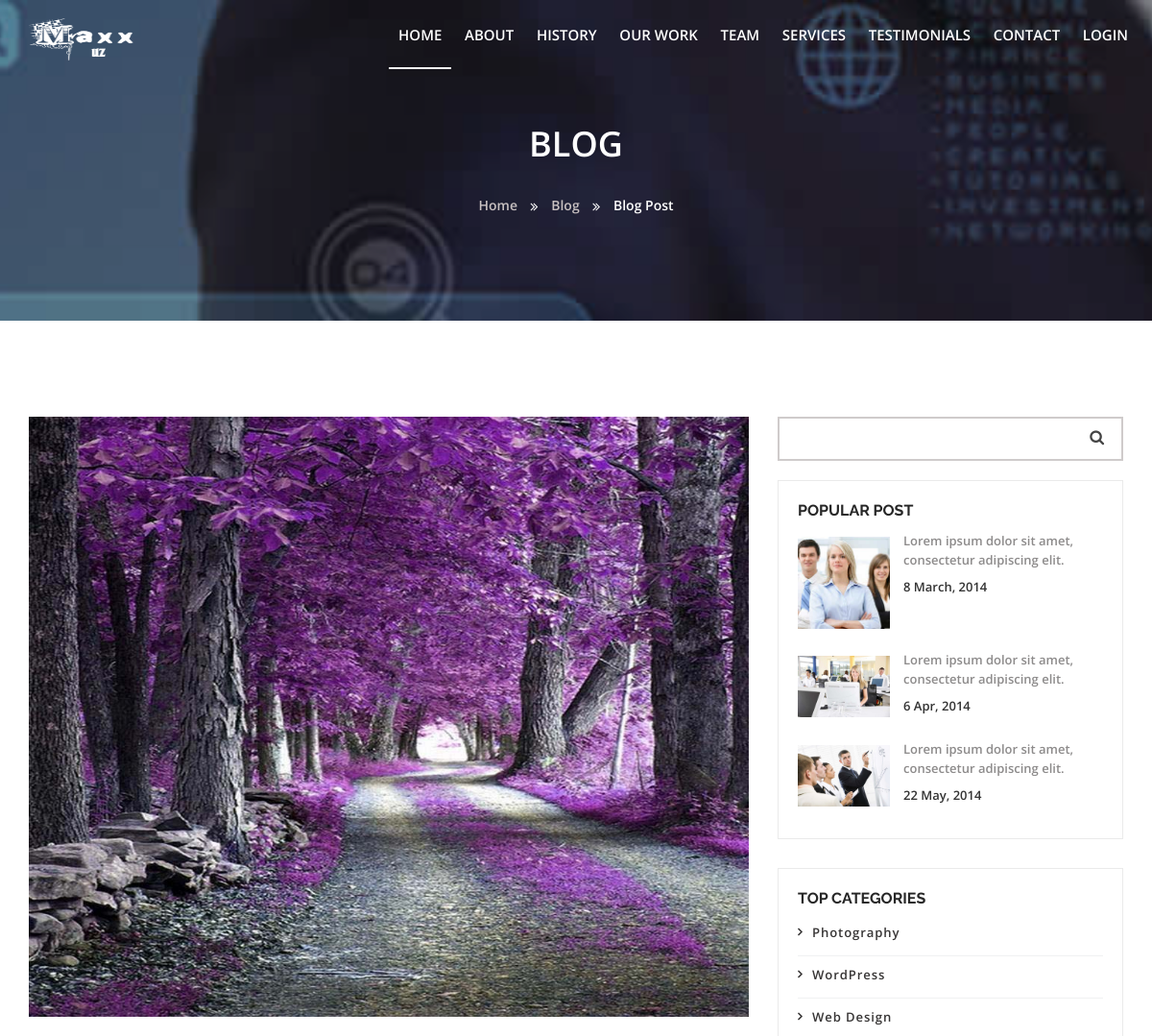
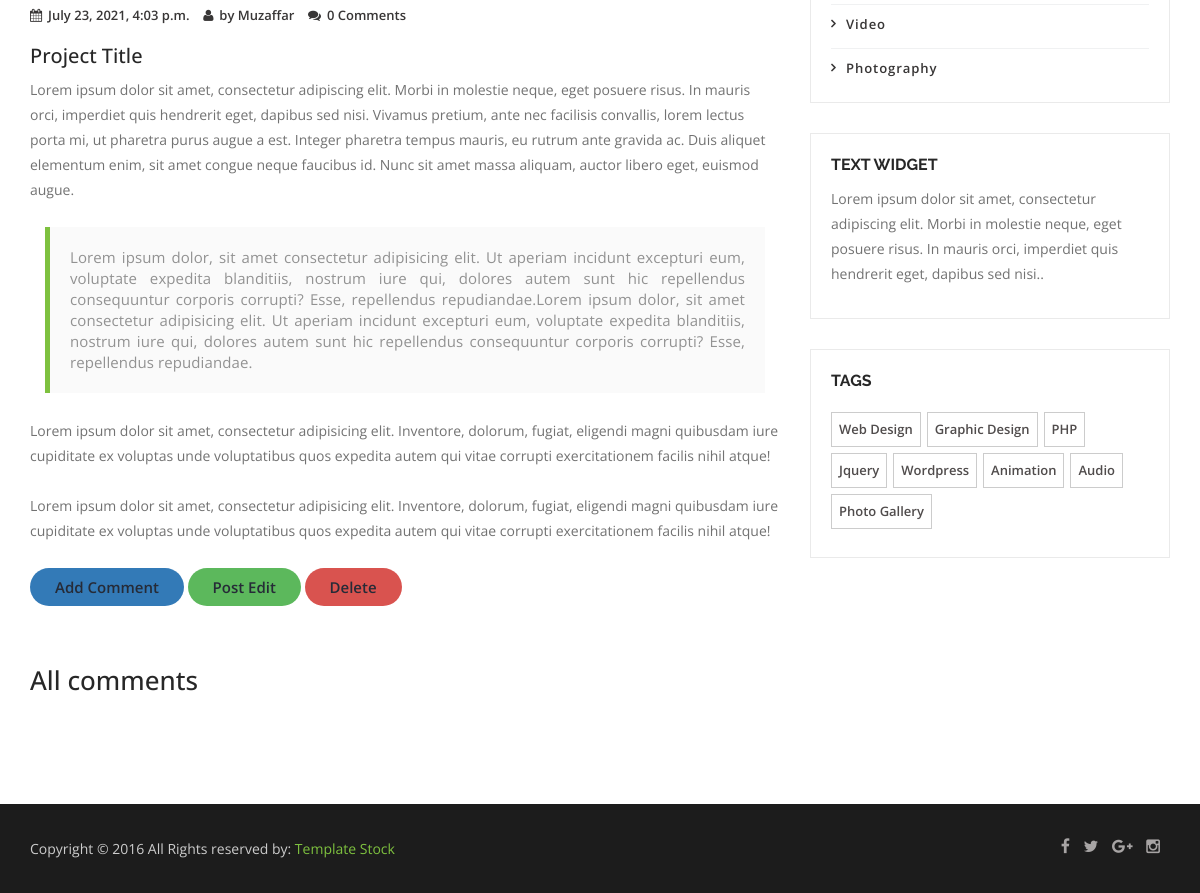
The app's page /my_site/post/2/ with its own data (2 pictures, top to bottom).
### my_app/models.py (models this page shows, shortened)
class PostToProject(models.Model):
    author=models.ForeignKey('auth.User',on_delete=models.CASCADE)
    author_img=models.ImageField(upload_to='author/',blank=True,null=True,default='author/img3.jpg')
    title=models.CharField(max_length=254)
    text=models.TextField()
    created_date=models.DateTimeField(default=timezone.now)
    published_date=models.DateTimeField(blank=True,null=True)

### my_app/views.py (the view)
# urls.py: re_path(r'^post/(?P<pk>\d+)/$',views.PostProjectDetail.as_view(),name='postproject_detail'),
class PostProjectDetail(DetailView):
    model=PostToProject
    context_object_name='post_detail'
    template_name='my_app/postproject_detail.html'

### my_app/templates/my_app/postproject_detail.html (shortened to what this page needs)
<!Doctype html>
{%load static%}
<html lang="en-gb" class="no-js">
  <head>
     <link href="{% static 'css/bootstrap.min.css'%}" rel="stylesheet">
    <link href="{% static 'css/font-awesome.css'%}" rel="stylesheet">
    <link href="{% static 'js/owl-carousel/owl.carousel.css'%}" rel="stylesheet">
    <link href="{% static 'js/owl-carousel/owl.theme.css'%}" rel="stylesheet">
    <link href="{% static 'js/owl-carousel/owl.transitions.css'%}" rel="stylesheet">
    <link href="{% static 'css/magnific-popup.css'%}" rel="stylesheet">
    <link rel="stylesheet" type="text/css" href="{% static 'css/animate.css'%}" />
    <link rel="stylesheet" href="{% static 'css/etlinefont.css'%}">
    <link href="{% static 'css/style.css'%}" type="text/css"  rel="stylesheet"/>
    <link rel="stylesheet" type="text/css" href="{%static 'css/animate.min.css'%}">
	<body  data-spy="scroll" data-target="#main-menu">
		<header id="header">
				<div class="container">
					<div class="row">
						<div class="col-sm-12">
							<div class="logo-nav">
								<a href="index.html">
									<img src="{% static 'images/logo.png'%}"style='width:120px;height:90px;' alt="Company logo" />
								</a>
							</div>
							<div id="main-menu" class="collapse scroll navbar-right">
								<ul class="nav">
									<li class="active"> <a href="{% url 'index'%}">Home</a> </li>
									<li> <a href="../#about">About</a> </li>
                                    <li> <a href="../#history">History</a> </li>
                                    <li> <a href="../#works">Our Work</a> </li>
                                     <li> <a href="../#team">Team</a> </li>
								    <li> <a href="../#services">Services</a> </li>
                                    <li> <a href="../#testimonials">Testimonials</a></li>
									<li> <a href="../#contact">Contact</a> </li>
									{% if user.is_authenticated%}
									<li> <a href="{%url 'logout'%}">Log Out</a> </li>
									{%else%}
									<li> <a href="{%url 'login'%}">Login</a></li>
									{%endif%}
								</ul>
							</div>
						</div>
					</div>
				</div>
			</header>
		<section id="page-header" class="parallax">
           <div class="overlay"></div>
			<div class="container">
				<h1>Blog</h1>
                <div class="breadcrumb">
					<ul>
						<li>
							<a href="{%url 'index'%}">Home</a>
						</li>
						<li>
							<a href="../#blog">Blog</a>
						</li>
						<li class="current">
							<a href="{%url 'my_app:blog'%}">Blog Post</a>
						</li>
					</ul>
				</div>
			</div>
		</section>
		<section class="section">
			<div class="container">
				<div class="row">
					<div class="col-md-8 col-sm-8">
						<div class="post-content">
							<div class="post-img">
								<img src="{{post_detail.author_img.url}}" alt="">
							</div>
							<div class="post-meta">
                                <ul class="list-inline">
                                  <li><a href="#"><i class="fa fa-calendar"></i>{{post_detail.published_date}}</a> </li>
                                  <li><a href="#"><i class="fa fa-user"></i>by {{post_detail.author}}</a></li>
                                  <li><a href="#"><i class="fa fa-comments"></i>{{post_detail.comments.count}} Comments</a> </li>
                                </ul>
							</div>
							<div class="post-description">
								<h3>{{post_detail.title}}</h3>
								<p>
								Lorem ipsum dolor sit amet, consectetur adipiscing elit. Morbi in molestie neque, eget posuere risus. In mauris orci, imperdiet quis hendrerit eget, dapibus sed nisi. Vivamus pretium, ante nec facilisis convallis, lorem lectus porta mi, ut pharetra purus augue a est. Integer pharetra tempus mauris, eu rutrum ante gravida ac. Duis aliquet elementum enim, sit amet congue neque faucibus id. Nunc sit amet massa aliquam, auctor libero eget, euismod augue.
								</p>
                                <blockquote>{{post_detail.text}}</blockquote>
                                <p>Lorem ipsum dolor sit amet, consectetur adipisicing elit. Inventore, dolorum, fugiat, eligendi magni quibusdam iure cupiditate ex voluptas unde voluptatibus quos expedita autem qui vitae corrupti exercitationem facilis nihil atque!</p>
                                <p>Lorem ipsum dolor sit amet, consectetur adipisicing elit. Inventore, dolorum, fugiat, eligendi magni quibusdam iure cupiditate ex voluptas unde voluptatibus quos expedita autem qui vitae corrupti exercitationem facilis nihil atque!</p>
							<a href="{%url 'my_app:add_comment_to_post' pk=post_detail.pk%}" class="btn btn-primary">Add Comment</a>
							<a href="{%url 'my_app:post_edit' pk=post_detail.pk%}" class="btn btn-success">Post Edit</a>
							<a href="{%url 'my_app:post_remove' pk=post_detail.pk%}" class="btn btn-danger">Delete</a>
							</div>
							<div class="comment-list">
								<h3>All comments</h3>
							</div>
						</div>
					</div>
				   <div class="col-md-4 col-sm-4">
                       <div class="widget widget-sidebar">
							<div class="search-box">
								<form>
									<input type="search" class="form-control"  placeholder="Search">
									<i class="fa fa-search"></i>
								</form>
							</div>
						</div>
						<div class="widget-main">
								<h4>Popular Post</h4>
								<div class="sidebar-widget clearfix">
									<a href="#"><img src="{% static 'images/blog/blog1.jpg'%}" alt=""></a>
									<p class="sidebar-widget-title"><a href="#">Lorem ipsum dolor sit amet, consectetur adipiscing elit.  </a></p>
									<p class="date">8 March, 2014</p>
								</div>
								<div class="sidebar-widget clearfix">
									<a href="#"><img src="{% static 'images/blog/blog2.jpg'%}" alt=""></a>
									<p class="sidebar-widget-title"><a href="#">Lorem ipsum dolor sit amet, consectetur adipiscing elit. </a></p>
									<p class="date">6 Apr, 2014</p>
								</div>
								<div class="sidebar-widget clearfix">
									<a href="#"><img src="{% static 'images/blog/blog3.jpg'%}" alt=""></a>
									<p class="sidebar-widget-title"><a href="#">Lorem ipsum dolor sit amet, consectetur adipiscing elit. </a></p>
									<p class="date">22 May, 2014</p>
								</div>
						</div>
                        <div class="widget-main">
                             <h4>Top Categories</h4>
                            <div  class="post-categories">
                                <ul>
                                <li><a href="#">Photography</a></li>
                                <li><a href="#">WordPress</a></li>
                                <li><a href="#">Web Design</a></li>
                                <li><a href="#">Video</a></li>
                                <li><a href="#">Photography</a></li>
                               </ul>
                             </div>
                        </div>
						<div class="widget-main">
							<h4>Text Widget </h4>
							<p>
								Lorem ipsum dolor sit amet, consectetur adipiscing elit. Morbi in molestie neque, eget posuere risus. In mauris orci, imperdiet quis hendrerit eget, dapibus sed nisi..
							</p>
						</div>
						<div class="widget-main">
						   <h4>Tags</h4>
							<div class="tags">
								<a href="">Web Design</a>
                                <a href="">Graphic Design</a>
                                <a href="">PHP</a>
                                 <a href="">Jquery</a>
                                <a href="">Wordpress</a>
                                <a href="">Animation</a>
                                <a href="">Audio</a>
                                <a href="">Photo Gallery</a>
							</div>
						</div>
					</div>
				</div>
			</div>
		</section>
   <footer>
       <div class="container">
           <div class="row">
               <div class="col-md-6 col-sm-6 col-xs-6">
                   <div class="copyright"><p>Copyright © 2016 All Rights reserved by: <a href="http://templatestock.co">Template Stock</a>
                 </p></div>
               </div>
               <div class="col-md-6 col-sm-6 col-xs-6">
                   <div class="social-icons">
                       <ul>
                        <li><a href="#"><i class="fa fa-facebook"></i></a></li>
                        <li> <a href="#"><i class="fa fa-twitter"></i></a></li>
                        <li><a href="#"><i class="fa fa-google-plus"></i></a></li>
                        <li><a href="#"><i class="fa fa-instagram"></i></a></li>
                       </ul>
                    </div>
               </div>
           </div>
       </div>
   </footer>
 </body>
</html>

### records on screen
PostToProject: author_img (picture), published_date "July 23, 2021, 4:03 p.m.", author "Muzaffar", comments.count "0", title "Project Title", text "Lorem ipsum dolor, sit amet consectetur adipisicing elit. Ut aperiam incidunt excepturi eum, voluptate expedita blanditiis, nostrum iure qui, dolores autem sunt hic repellendus consequuntur corporis corrupti? Esse, repellendus repudiandae.Lorem ipsum dolor, sit amet consectetur adipisicing elit. Ut aperiam incidunt excepturi eum, voluptate expedita blanditiis, nostrum iure qui, dolores autem sunt hic repellendus consequuntur corporis corrupti? Esse, repellendus repudiandae."
